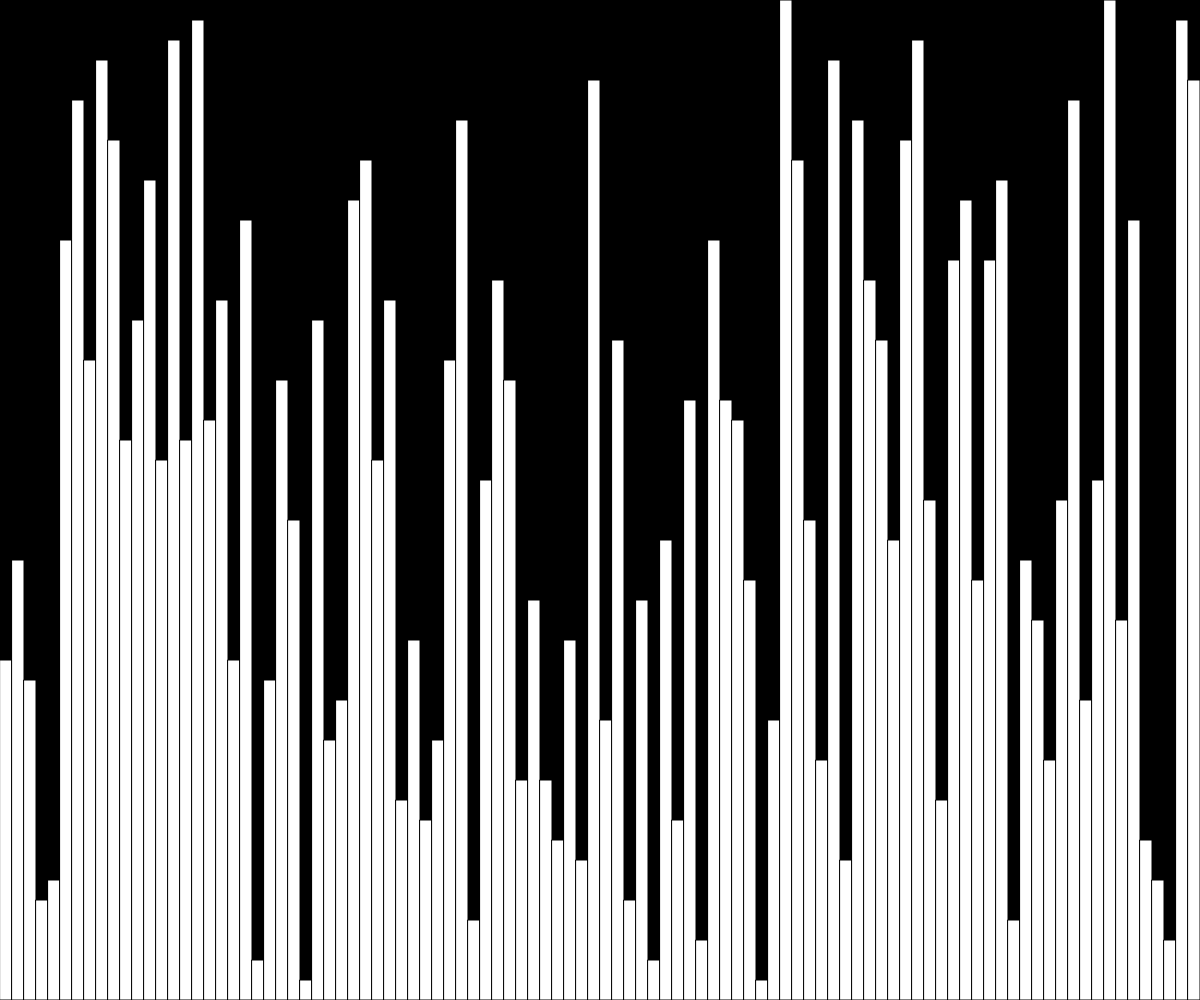
Frame 1 (no input)
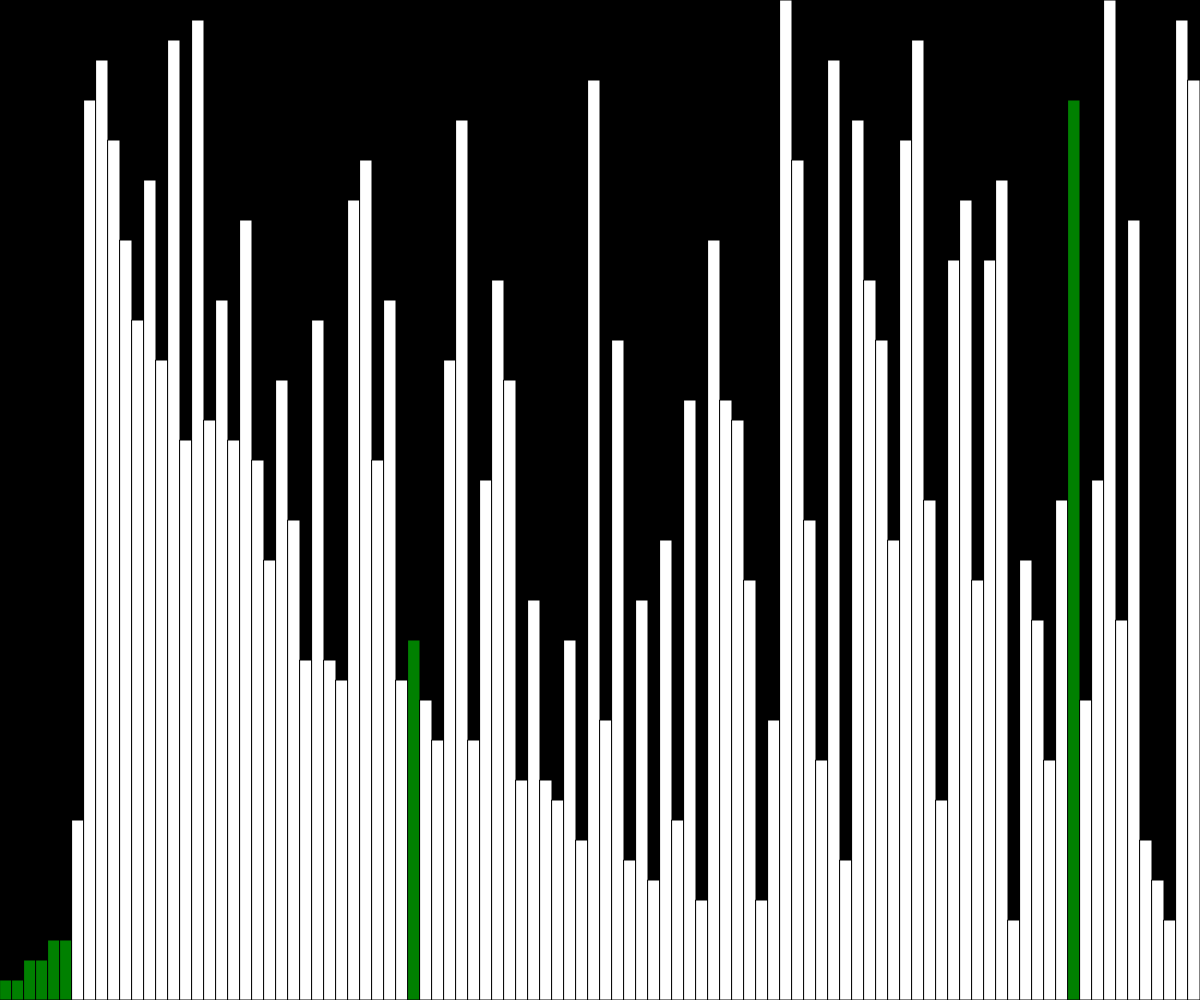
Frame 60 (no input)
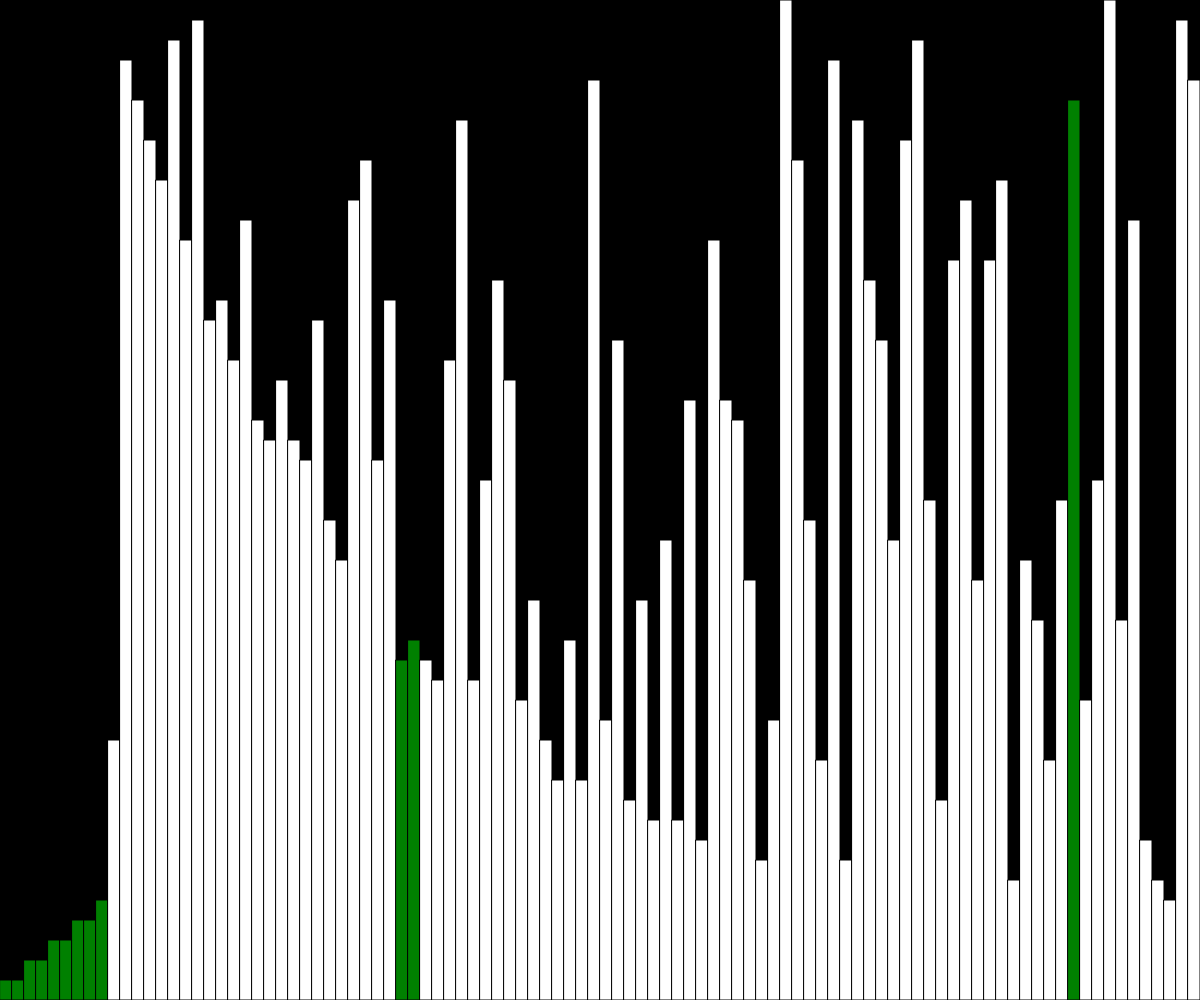
Frame 120 (the mouse pressed at the canvas centre since frame 60)

The p5.js sketch that drew these frames (run headless with seeded random() and noise() and a simulated clock; from frame 60 on, the mouse is pressed at the canvas centre):

// p5.js sketch
// ── sketch.js
// Sorting Simulator (Visualization)
// Richard
// Nov 9th 2020

let numBars = 100;
let intervalMs = 1;
let lastMoveTimeMs = 0;
let bars = [];

class bar{
  constructor(val, color="white"){
    this.val = val;
    this.color = color;
  }
}

function setup() {
  createCanvas(windowWidth, windowHeight);

  for(let i = 0; i < numBars; ++i){
    bars.push(new bar(1+Math.floor(i/2)));
  }
  bars = shuffling(bars);
}

function draw() {
  background(0);
  displayBar();
  bubbleSort();
  changeColor();
}

// display all the bars
function displayBar(){
  let maxBarVal = numBars / 2;
  let singleBarWidth = width / numBars;
  let singleUnitHeight = height / maxBarVal;
  for(let i=0;i<numBars;++i){
    fill(bars[i].color);
    rect(singleBarWidth * i, singleUnitHeight * (maxBarVal - bars[i].val), singleBarWidth, singleUnitHeight * bars[i].val);
  }
}


// bubble sort
function bubbleSort(){
  for(let i=0;i<numBars;++i){
    for(let j=i+1;j<numBars;++j){
      if(lastMoveTimeMs + intervalMs < millis()){
        if(bars[i].val > bars[j].val){
          lastMoveTimeMs = millis();
          [bars[i],bars[j]] = [bars[j],bars[i]];
        } 
      } 
    }
  }
}

// function that changes bars' color
function changeColor(){
  for(let i=0;i<numBars;++i){
    if(floor(i/2)+1 === bars[i].val){
      bars[i].color = "green";
    } else{
      bars[i].color = "white";
    }
  }
}

// shuffle an array
function shuffling(a) {
  for (let i = a.length - 1; i > 0; i--) {
      const j = Math.floor(Math.random() * (i + 1));
      [a[i], a[j]] = [a[j], a[i]];
  }
  return a;
}
